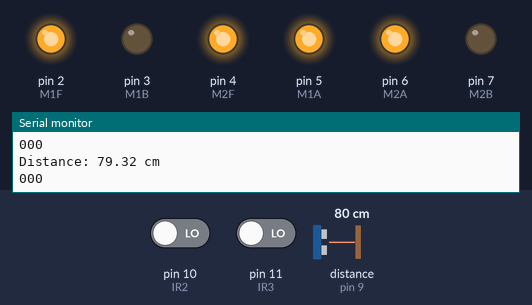
The sketch below on a simulated Arduino Uno, built with avr-gcc and run on an emulated ATmega328P. Shown: output pins drawn as LEDs (lit = HIGH), the last lines printed to the serial monitor. Wiring (inferred from the names in the program): ultrasonic range finder: trigger pin 8; echo pin 9. The test bench sets the inputs (shaded band); at power-on: distance to the obstacle (sensor on pin 9) 80 cm, pin 10 (IR2) LOW, pin 11 (IR3) LOW. The echo pulse lasts 58.3 µs per cm; pins used as bus, display or sensor lines are not drawn.

Above: at 3.8 s.
3.9 s: distance to the obstacle (sensor on pin 9) set to 18 cm
11.7 s: distance to the obstacle (sensor on pin 9) set to 13 cm
At 13.0 s:
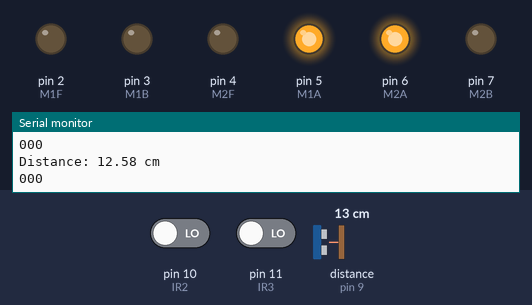
17.8 s: distance to the obstacle (sensor on pin 9) set to 35 cm
At 21.2 s:
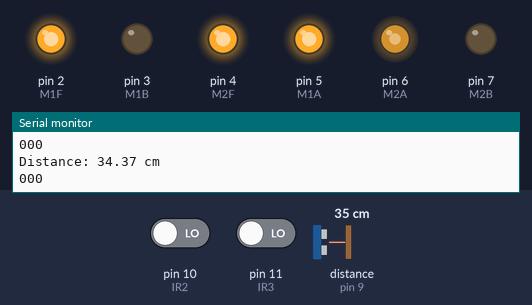
25.6 s: distance to the obstacle (sensor on pin 9) set to 2 cm
At 30.3 s:
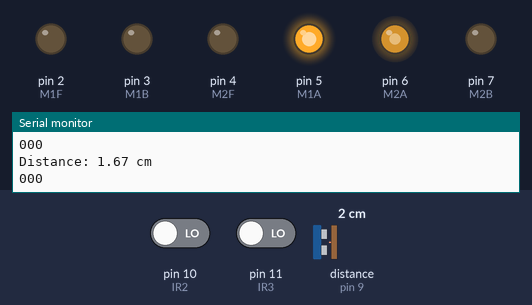
Timing chart, 0 to 34.4 s (numbered marks = the images above; inputs shaded):
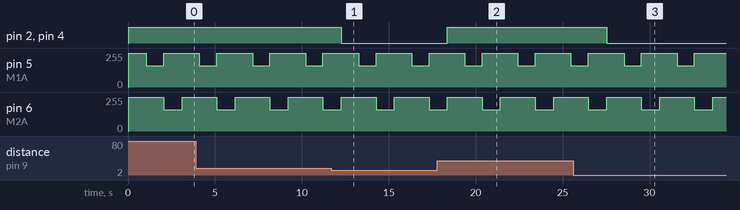

Measured:
- the behaviour switches between 16 and 15 cm on distance to the obstacle (sensor on pin 9) (found by bisection; images 0 and 1)
- after the input at 11.7 s, pin 2 (M1F), pin 4 (M2F): HIGH → LOW after 0.57 s
- after the input at 17.8 s, pin 2 (M1F), pin 4 (M2F): LOW → HIGH after 0.57 s
- after the input at 25.6 s, pin 2 (M1F), pin 4 (M2F): HIGH → LOW after 1.9 s
- by itself, pin 5 (M1A): alternates 255/255 for 2.1 s and 160/255 for 1.0 s
- by itself, pin 6 (M2A): alternates 255/255 for 2.0 s and 159/255 for 1.1 s

The sketch:

sketch_nov2a_copy67_20261105083416.ino
```cpp
#define IR1 9
#define IR2 10
#define IR3 11

#define M1F 2
#define M1B 3
#define M2F 4
#define M2B 7

#define M1A 5
#define M2A 6

const int trigPin = 8;
const int echoPin = 9;
long duration;
float distance;

void setup() {
  Serial.begin(9600);

   pinMode(trigPin, OUTPUT);
  pinMode(echoPin, INPUT);

  pinMode(IR1, INPUT);
  pinMode(IR2, INPUT);
  pinMode(IR3, INPUT);

  pinMode(M1F, OUTPUT);
  pinMode(M1B, OUTPUT);
  pinMode(M2F, OUTPUT);
  pinMode(M2B, OUTPUT);

  pinMode(M1A, OUTPUT);
  pinMode(M2A, OUTPUT);
}

void loop() {
  digitalWrite(trigPin, LOW);
  delayMicroseconds(2);
  digitalWrite(trigPin, HIGH);
  delayMicroseconds(10);
  digitalWrite(trigPin, LOW);

  duration = pulseIn(echoPin, HIGH);
  distance = (duration * 0.034) / 2; // Speed of sound is ~0.034 cm/us

  Serial.print("Distance: ");
  Serial.print(distance);
  Serial.println(" cm"); delay(50);

  analogWrite(M1A, 255);
  analogWrite(M2A, 255);

  Serial.print(digitalRead(IR1));
  Serial.print(digitalRead(IR2));
  Serial.println(digitalRead(IR3));

  if (distance < 15) {
    digitalWrite(M1F, LOW);
    digitalWrite(M1B, LOW);
    digitalWrite(M2F, LOW);
    digitalWrite(M2B, LOW);

  } else {
    digitalWrite(M1F, HIGH);
    digitalWrite(M1B, LOW);
    digitalWrite(M2F, HIGH);
    digitalWrite(M2B, LOW);
  }

  delay(1000);

  analogWrite(M1A, 160);
  analogWrite(M2A, 255);

  delay(1000);

  analogWrite(M1A, 255);
  analogWrite(M2A, 159);

  delay(1000);

}
```
